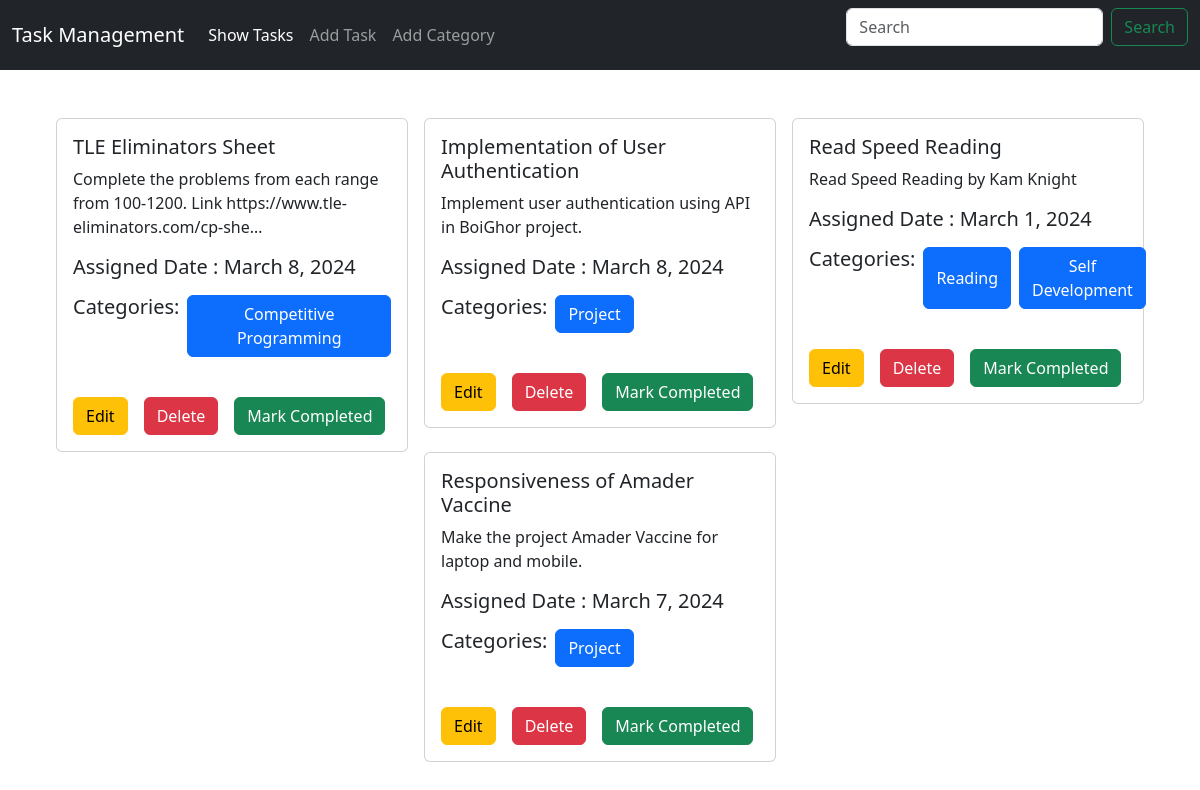
The page / on the database its author committed.
### task/models.py (models this page shows, shortened)
class TaskModel(models.Model):
    task_Title= models.CharField(max_length=40)
    task_Description= models.TextField()
    category =models.ManyToManyField(TaskCategory)
    is_Completed =models.BooleanField(default=False)
    Task_Assign_date = models.DateField()

### category/models.py (models this page shows, shortened)
class TaskCategory(models.Model):
    Category_Name = models.CharField(max_length=40)

### Task_Management/views.py (the view)
# urls.py: path('',views.home,name='homepage'),
def home(request):
    db = TaskModel.objects.all()
    return render(request,'home.html',{'db':db})

### templates/home.html
{% extends "base.html" %}
{% block content  %}
<div class="d-flex flex-wrap justify-content-center px-5 pt-5">
  {% for tasks in db %}
  <div class="col-sm-4">
    <div class="card mx-2">
      <div  class="card-body">
        <h5 class="card-title">{{tasks.task_Title}}</h5>
        <p class="card-text"> {{tasks.task_Description | truncatechars:100 }}   </p>
        <h5>Assigned Date : {{tasks.Task_Assign_date}}</h5>
        <div class="mt-3 d-flex gap-2  ">
        <h5 >Categories:</h5>
        {% for cat in tasks.category.all %}
        <button class ="btn btn-primary"> {{cat.Category_Name}} </button>
        {% endfor %}
    </div>
        <br>
        {% if not tasks.is_Completed %}
        <div class='d-flex gap-3  mt-3  '>
        <a class="btn btn-warning " href="{% url 'edit_task' tasks.id %}"> Edit </a>
        <a class="btn btn-danger " href="{% url 'delete_task' tasks.id %}"> Delete </a>
        <a class="btn btn-success " href="{% url 'mark_task' tasks.id %}"> Mark Completed </a>
        </div>
        {% else %}
            <button class="btn btn-large btn-success p-2   ">Completed</button>
        {% endif %}
      </div>
    </div>
  </div>
  {% endfor %}
  </div>
 {% endblock content %}

### templates/base.html (shortened to what this page needs)
<html lang="en">
  <head>
    <link href="https://cdn.jsdelivr.net/npm/bootstrap@5.3.2/dist/css/bootstrap.min.css" rel="stylesheet">
  </head>
  <body>
    <nav class="navbar navbar-expand-lg navbar-dark bg-dark">
      <div class="container-fluid">
        <a class="navbar-brand" href="{% url 'homepage' %}">Task Management</a>
        <div class="collapse navbar-collapse" id="navbarSupportedContent">
          <ul class="navbar-nav me-auto mb-2 mb-lg-0">
            <li class="nav-item">
              <a class="nav-link active" aria-current="page" href="{% url 'homepage' %}">Show Tasks</a>
            </li>
            <li class="nav-item">
              <a class="nav-link" href="{% url 'add_task' %}">Add Task</a>
            </li>
            <li class="nav-item">
              <a class="nav-link" href="{% url 'add_category' %}">Add Category</a>
            </li>
          </ul>
          <form class="d-flex">
            <input class="form-control me-2" type="search" placeholder="Search" aria-label="Search">
            <button class="btn btn-outline-success" type="submit">Search</button>
          </form>
        </div>
      </div>
    </nav>
    {% block content %}
    {% endblock content %}
  </body>
</html>

### rows shown on the page
TaskModel: task_Title "TLE Eliminators Sheet", task_Description "Complete the problems from each range from 100-1200. Link https://www.tle-eliminators.com/cp-she…", Task_Assign_date "March 8, 2024", is_Completed "Edit"
TaskCategory: Category_Name "Competitive Programming"
TaskModel: task_Title "Implementation of User Authentication", task_Description "Implement user authentication using API in BoiGhor project.", Task_Assign_date "March 8, 2024", is_Completed "Edit"
TaskCategory: Category_Name "Project"
TaskModel: task_Title "Read Speed Reading", task_Description "Read Speed Reading by Kam Knight", Task_Assign_date "March 1, 2024", is_Completed "Edit"
TaskCategory: Category_Name "Reading"
TaskCategory: Category_Name "Self Development"
TaskModel: task_Title "Responsiveness of Amader Vaccine", task_Description "Make the project Amader Vaccine for laptop and mobile.", Task_Assign_date "March 7, 2024", is_Completed "Edit"
